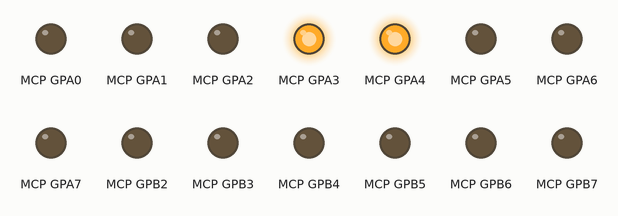
Bench run of a program on a simulated MicroPython board. On the bench: output pins drawn as LEDs (lit = HIGH). The clock reads 2024-03-15 10:24:30 at power-on unless the program sets it; library files of the repository ran but are not shown: mcp.py. At 36.0 s the program stops and its outputs stay as they are.

Above: at 0.1 s.
At 4.1 s:
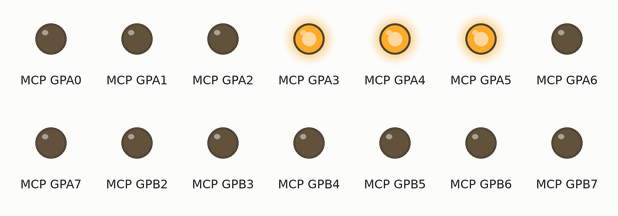
At 9.1 s:
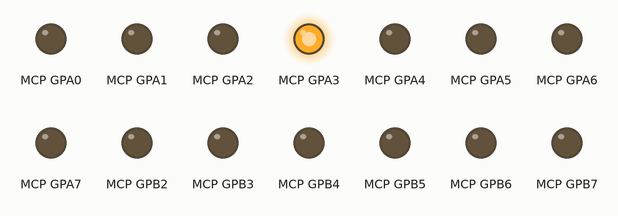
At 17.1 s:
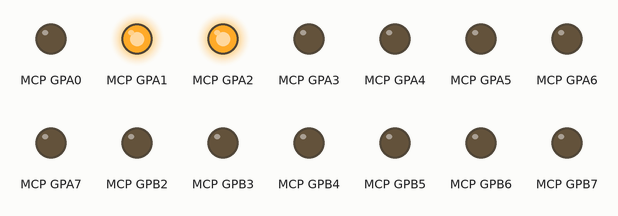
At 26.1 s:
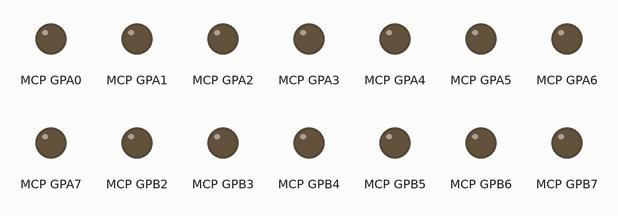
At 35.1 s:
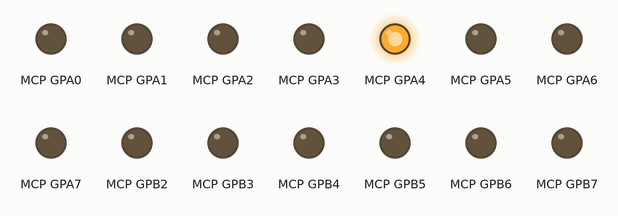
Timing chart, 0 to 36.6 s (numbered marks = the images above):
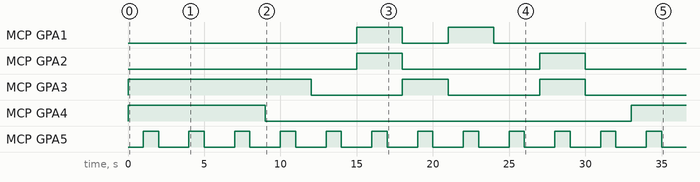

The program:

sensors.py
```python
from machine import Pin as pin
import time
import mcp

io = mcp.MCP23017()


def enableIR1():
    """
        Enables the IR1 on pin B0 of the MCP as input
    """
    io.setup(8, mcp.IN)


def enableIR2():
    """
        Enables the IR2 on pin B1 of the MCP as input
    """
    io.setup(9, mcp.IN)


def readIR1():
    """
        Returns the state of IR1 at B0 of the MCP
    """
    enableIR1()
    return not(io.input(8))


def readIR2():
    """
        Returns the state of IR2 at B1 of the MCP
    """
    enableIR2()
    return not(io.input(9))


# The IR would be enabled by default. It could also be bypassed for some extra pin real-estate
enableIR1()
enableIR2()


def bypassIR1():
    """
        Enables the IR1 on pin B0 of the MCP as output
    """
    io.setup(8, mcp.OUT)


def bypassIR2():
    """
        Enables the IR2 on pin B1 of the MCP as output
    """
    io.setup(9, mcp.OUT)

# Need to add methods for Ultrasound


# LCD section

# Define MCP pins connected to the LCD.
lcd_rs = 7
lcd_en = 5
lcd_d4 = 4
lcd_d5 = 3
lcd_d6 = 2
lcd_d7 = 1
lcd_k = 0

# Define LCD column and row size for 16x2 LCD.
lcd_columns = 16
lcd_rows = 2

# Commands
LCD_CLEARDISPLAY = 0x01
LCD_RETURNHOME = 0x02
LCD_ENTRYMODESET = 0x04
LCD_DISPLAYCONTROL = 0x08
LCD_CURSORSHIFT = 0x10
LCD_FUNCTIONSET = 0x20
LCD_SETCGRAMADDR = 0x40
LCD_SETDDRAMADDR = 0x80

# Entry flags
LCD_ENTRYRIGHT = 0x00
LCD_ENTRYLEFT = 0x02
LCD_ENTRYSHIFTINCREMENT = 0x01
LCD_ENTRYSHIFTDECREMENT = 0x00

# Control flags
LCD_DISPLAYON = 0x04
LCD_DISPLAYOFF = 0x00
LCD_CURSORON = 0x02
LCD_CURSOROFF = 0x00
LCD_BLINKON = 0x01
LCD_BLINKOFF = 0x00

# Move flags
LCD_DISPLAYMOVE = 0x08
LCD_CURSORMOVE = 0x00
LCD_MOVERIGHT = 0x04
LCD_MOVELEFT = 0x00

# Function set flags
LCD_8BITMODE = 0x10
LCD_4BITMODE = 0x00
LCD_2LINE = 0x08
LCD_1LINE = 0x00
LCD_5x10DOTS = 0x04
LCD_5x8DOTS = 0x00

# Offset for up to 4 rows.
# LCD_ROW_OFFSETS = (0x00, 0x40, 0x14, 0x54)
LCD_ROW_OFFSETS = (0x00, 0x40, 0x10, 0x50)

# Char LCD plate GPIO numbers.
LCD_PLATE_RS = 15
LCD_PLATE_RW = 14
LCD_PLATE_EN = 13
LCD_PLATE_D4 = 12
LCD_PLATE_D5 = 11
LCD_PLATE_D6 = 10
LCD_PLATE_D7 = 9
LCD_PLATE_RED = 6
LCD_PLATE_GREEN = 7
LCD_PLATE_BLUE = 8

# Char LCD plate button names.
SELECT = 0
RIGHT = 1
DOWN = 2
UP = 3
LEFT = 4

# Char LCD backpack GPIO numbers.
LCD_BACKPACK_RS = 1
LCD_BACKPACK_EN = 2
LCD_BACKPACK_D4 = 3
LCD_BACKPACK_D5 = 4
LCD_BACKPACK_D6 = 5
LCD_BACKPACK_D7 = 6
LCD_BACKPACK_LITE = 7

# Initialize display control, function, and mode registers.
displaycontrol = LCD_DISPLAYON | LCD_CURSOROFF | LCD_BLINKOFF
displayfunction = LCD_4BITMODE | LCD_1LINE | LCD_2LINE | LCD_5x8DOTS
displaymode = LCD_ENTRYLEFT | LCD_ENTRYSHIFTDECREMENT

# Setup all pins as outputs.
for pin in (lcd_rs, lcd_en, lcd_d4, lcd_d5, lcd_d6, lcd_d7, lcd_k):
    io.setup(pin, mcp.OUT)

def home():
    """Move the cursor back to its home (first line and first column)."""
    write8(LCD_RETURNHOME)  # set cursor position to zero
    # _delay_microseconds(3000)  # this command takes a long time!

def clear():
    """Clear the LCD."""
    write8(LCD_CLEARDISPLAY)  # command to clear display
    # _delay_microseconds(50)  # 3000 microsecond sleep recommended, clearing the display takes a long time

def setCursor(col, row):
    global lcd_rows
    """Move the cursor to an explicit column and row position."""
    # Clamp row to the last row of the display.
    if row > lcd_rows:
        row = lcd_rows - 1
    # Set location.
    write8(LCD_SETDDRAMADDR | (col + LCD_ROW_OFFSETS[row]))

def enableDisplay(enable):
    global displaycontrol
    """Enable or disable the display.  Set enable to True to enable."""
    if enable:
        displaycontrol |= LCD_DISPLAYON
    else:
        displaycontrol &= ~LCD_DISPLAYON
    write8(LCD_DISPLAYCONTROL | displaycontrol)

def showCursor(show):
    global displaycontrol
    """Show or hide the cursor.  Cursor is shown if show is True."""
    if show:
        displaycontrol |= LCD_CURSORON
    else:
        displaycontrol &= ~LCD_CURSORON
    write8(LCD_DISPLAYCONTROL | displaycontrol)

def blink(blink):
    global displaycontrol
    """Turn on or off cursor blinking.  Set blink to True to enable blinking."""
    if blink:
        displaycontrol |= LCD_BLINKON
    else:
        displaycontrol &= ~LCD_BLINKON
    write8(LCD_DISPLAYCONTROL | displaycontrol)

def moveLeft():
    """Move display left one position."""
    write8(LCD_CURSORSHIFT | LCD_DISPLAYMOVE | LCD_MOVELEFT)

def moveRight():
    """Move display right one position."""
    write8(LCD_CURSORSHIFT | LCD_DISPLAYMOVE | LCD_MOVERIGHT)

def setLTR():
    global displaymode
    """Set text direction left to right."""
    displaymode |= LCD_ENTRYLEFT
    write8(LCD_ENTRYMODESET | displaymode)

def setRTL():
    global displaymode
    displaymode &= ~LCD_ENTRYLEFT
    write8(LCD_ENTRYMODESET | displaymode)

def autoscroll(ascrl=False, scrlDelay=0):
    global displaymode
    delay=0
    if ascrl:
        displaymode |= LCD_ENTRYSHIFTINCREMENT
        delay = scrlDelay
    else:
        delay=0
        displaymode &= ~LCD_ENTRYSHIFTINCREMENT
    write8(LCD_ENTRYMODESET | displaymode, delay)

def message(text):
    line = 0
    # Iterate through each character.
    for char in text:
        # Advance to next line if character is a new line.
        if char == '\n':
            line += 1
            # Move to left or right side depending on text direction.
            col = 0 if displaymode & LCD_ENTRYLEFT > 0 else lcd_columns-1
            setCursor(col, line)
        # Write the character to the display.
        else:
            write8(ord(char), True)

def setBacklight(backlight):
    """Enable or disable the backlight.  If PWM is not enabled (default), a
    non-zero backlight value will turn on the backlight and a zero value will
    turn it off.  If PWM is enabled, backlight can be any value from 0.0 to
    1.0, with 1.0 being full intensity backlight.
    """
    io.output(lcd_k, (not backlight))


def write8(value, char_mode=False, scrollDelay=0):
    # One millisecond delay to prevent writing too quickly.
    _delay_microseconds(scrollDelay)
    # Set character / data bit.
    io.output(lcd_rs, char_mode)
    # Write upper 4 bits.
    io.output_pins({ lcd_d4: ((value >> 4) & 1) > 0,
                                lcd_d5: ((value >> 5) & 1) > 0,
                                lcd_d6: ((value >> 6) & 1) > 0,
                                lcd_d7: ((value >> 7) & 1) > 0 })
    _pulse_enable()
    # Write lower 4 bits.
    io.output_pins({ lcd_d4: (value        & 1) > 0,
                                lcd_d5: ((value >> 1) & 1) > 0,
                                lcd_d6: ((value >> 2) & 1) > 0,
                                lcd_d7: ((value >> 3) & 1) > 0 })
    _pulse_enable()

    enableIR1()
    enableIR2()

def createChar(location, pattern):
    # only position 0..7 are allowed
    location &= 0x7
    write8(LCD_SETCGRAMADDR | (location << 3))
    for i in range(8):
        write8(pattern[i], char_mode=True)

def _delay_microseconds(microseconds):
    # Busy wait in loop because delays are generally very short (few microseconds).
    end = time.time() + (microseconds/1000000.0)
    while time.time() < end:
        pass

def set1604(mode=True):
    global lcd_rows
    """
        Enable support for 16x4 mode
    """
    if (mode):
        lcd_rows = 4
    else:
        lcd_rows = 2


def _pulse_enable():
    # Pulse the clock enable line off, on, off to send command.
    io.output(lcd_en, False)
    _delay_microseconds(1)       # 1 microsecond pause - enable pulse must be > 450ns
    io.output(lcd_en, True)
    _delay_microseconds(1)       # 1 microsecond pause - enable pulse must be > 450ns
    io.output(lcd_en, False)
    _delay_microseconds(1)       # commands need > 37us to settle

# Initialize the display.
write8(0x33)
write8(0x32)

# Write registers.
write8(LCD_DISPLAYCONTROL | displaycontrol)
write8(LCD_FUNCTIONSET | displayfunction)
write8(LCD_ENTRYMODESET | displaymode)  # set the entry mode
clear()
```
